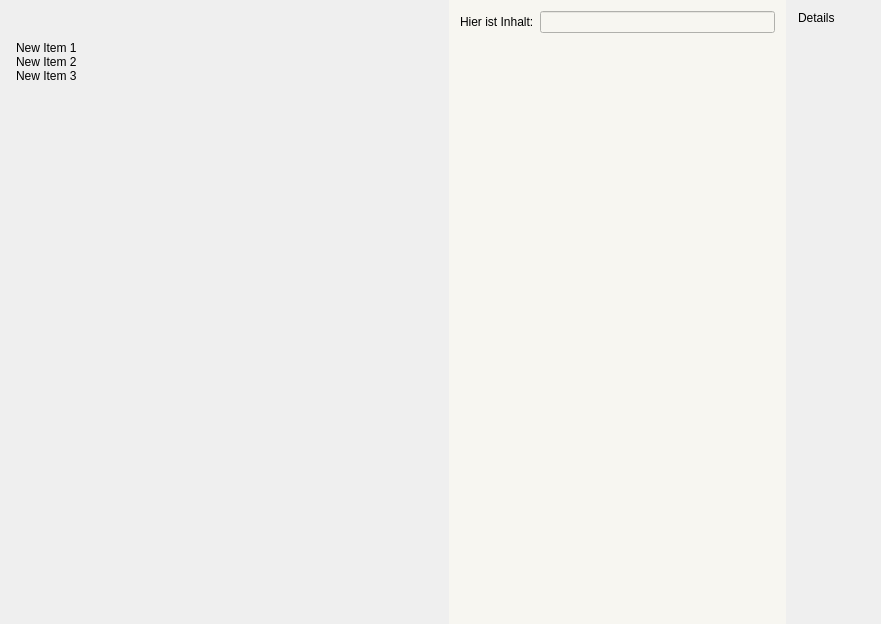
<?xml version="1.0" encoding="UTF-8"?>
<ui version="4.0">
 <class>MainWindow</class>
 <widget class="QMainWindow" name="MainWindow">
  <property name="geometry">
   <rect>
    <x>0</x>
    <y>0</y>
    <width>881</width>
    <height>624</height>
   </rect>
  </property>
  <property name="windowTitle">
   <string>MainWindow</string>
  </property>
  <property name="styleSheet">
   <string notr="true"/>
  </property>
  <widget class="QWidget" name="centralWidget">
   <layout class="QHBoxLayout" name="horizontalLayout">
    <property name="leftMargin">
     <number>0</number>
    </property>
    <property name="topMargin">
     <number>0</number>
    </property>
    <property name="rightMargin">
     <number>0</number>
    </property>
    <property name="bottomMargin">
     <number>0</number>
    </property>
    <item>
     <widget class="QSplitter" name="splitter">
      <property name="lineWidth">
       <number>0</number>
      </property>
      <property name="orientation">
       <enum>Qt::Horizontal</enum>
      </property>
      <property name="handleWidth">
       <number>1</number>
      </property>
      <widget class="QFrame" name="frameLeft">
       <property name="frameShape">
        <enum>QFrame::NoFrame</enum>
       </property>
       <property name="frameShadow">
        <enum>QFrame::Raised</enum>
       </property>
       <layout class="QHBoxLayout" name="horizontalLayout_2">
        <property name="leftMargin">
         <number>0</number>
        </property>
        <property name="topMargin">
         <number>0</number>
        </property>
        <property name="rightMargin">
         <number>0</number>
        </property>
        <property name="bottomMargin">
         <number>0</number>
        </property>
        <item>
         <widget class="QFrame" name="frameLeftContents">
          <property name="frameShape">
           <enum>QFrame::NoFrame</enum>
          </property>
          <property name="frameShadow">
           <enum>QFrame::Raised</enum>
          </property>
          <layout class="QHBoxLayout" name="horizontalLayout_3">
           <property name="leftMargin">
            <number>12</number>
           </property>
           <property name="topMargin">
            <number>40</number>
           </property>
           <property name="rightMargin">
            <number>12</number>
           </property>
           <property name="bottomMargin">
            <number>12</number>
           </property>
           <item>
            <widget class="QListWidget" name="listWidget">
             <property name="autoFillBackground">
              <bool>false</bool>
             </property>
             <property name="styleSheet">
              <string notr="true">background: transparent;</string>
             </property>
             <item>
              <property name="text">
               <string>New Item 1</string>
              </property>
             </item>
             <item>
              <property name="text">
               <string>New Item 2</string>
              </property>
             </item>
             <item>
              <property name="text">
               <string>New Item 3</string>
              </property>
             </item>
            </widget>
           </item>
          </layout>
         </widget>
        </item>
       </layout>
      </widget>
      <widget class="QFrame" name="frameCentral">
       <property name="styleSheet">
        <string notr="true">background: rgb(247, 246, 241)</string>
       </property>
       <property name="frameShape">
        <enum>QFrame::NoFrame</enum>
       </property>
       <property name="frameShadow">
        <enum>QFrame::Raised</enum>
       </property>
       <layout class="QVBoxLayout" name="verticalLayout">
        <property name="leftMargin">
         <number>0</number>
        </property>
        <property name="topMargin">
         <number>0</number>
        </property>
        <property name="rightMargin">
         <number>0</number>
        </property>
        <property name="bottomMargin">
         <number>0</number>
        </property>
        <item>
         <widget class="QFrame" name="frameCentralContents">
          <property name="frameShape">
           <enum>QFrame::NoFrame</enum>
          </property>
          <property name="frameShadow">
           <enum>QFrame::Plain</enum>
          </property>
          <layout class="QFormLayout" name="formLayout">
           <item row="0" column="1">
            <widget class="QLineEdit" name="lineEdit"/>
           </item>
           <item row="0" column="0">
            <widget class="QLabel" name="label">
             <property name="text">
              <string>Hier ist Inhalt:</string>
             </property>
            </widget>
           </item>
          </layout>
         </widget>
        </item>
       </layout>
      </widget>
      <widget class="QFrame" name="frameRight">
       <property name="frameShape">
        <enum>QFrame::NoFrame</enum>
       </property>
       <property name="frameShadow">
        <enum>QFrame::Raised</enum>
       </property>
       <layout class="QVBoxLayout" name="verticalLayout_2">
        <property name="leftMargin">
         <number>0</number>
        </property>
        <property name="topMargin">
         <number>0</number>
        </property>
        <property name="rightMargin">
         <number>0</number>
        </property>
        <property name="bottomMargin">
         <number>0</number>
        </property>
        <item>
         <widget class="QFrame" name="frameRightContents">
          <property name="frameShape">
           <enum>QFrame::NoFrame</enum>
          </property>
          <property name="frameShadow">
           <enum>QFrame::Raised</enum>
          </property>
          <layout class="QVBoxLayout" name="verticalLayout_3">
           <item>
            <widget class="QLabel" name="label_2">
             <property name="text">
              <string>Details</string>
             </property>
            </widget>
           </item>
           <item>
            <spacer name="verticalSpacer">
             <property name="orientation">
              <enum>Qt::Vertical</enum>
             </property>
             <property name="sizeHint" stdset="0">
              <size>
               <width>20</width>
               <height>40</height>
              </size>
             </property>
            </spacer>
           </item>
          </layout>
         </widget>
        </item>
       </layout>
      </widget>
     </widget>
    </item>
   </layout>
  </widget>
  <widget class="QMenuBar" name="menuBar">
   <property name="geometry">
    <rect>
     <x>0</x>
     <y>0</y>
     <width>881</width>
     <height>22</height>
    </rect>
   </property>
  </widget>
 </widget>
 <layoutdefault spacing="6" margin="11"/>
 <resources/>
 <connections/>
</ui>
